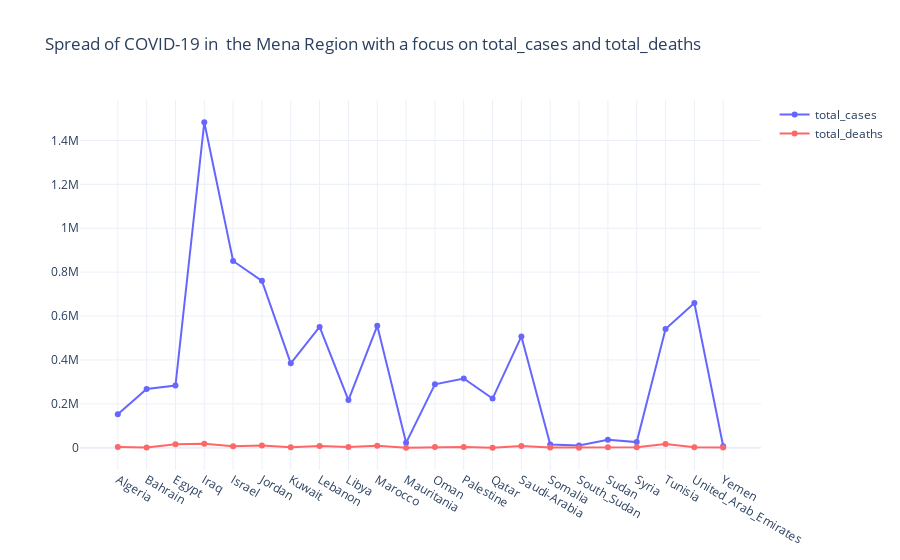

The notebook cell saved with this chart:
### Markdown cell above
For this Part of our Data Analysis, We figure out the max value for total_cases and total_deaths (last value updated from the MER-CountriesCOVID Dataset). Through this data, we plot lines to distinguish between each country the number of total_cases, new_cases, total_deaths and new_deaths. This estimation is based on the max value for the last updated date!

### Code cell
import plotly.graph_objects as go
import warnings
warnings.filterwarnings("ignore")


covid_total = df.groupby(['iso_code'])[ 'total_cases','total_deaths'].max()
covid_total=covid_total.reset_index().sort_values('iso_code')

covid_total_new = df.groupby(['iso_code'])[ 'new_cases','new_deaths'].max()
covid_total_new=covid_total_new.reset_index().sort_values('iso_code')



x=[i for i in covid_total.iso_code ]
fig = go.Figure()
fig.update_layout(template='plotly_white')
fig.add_trace(go.Scatter(x=x, 
                         y=covid_total['total_cases'],
                         mode='lines+markers',
                         name='total_cases',
                         line=dict(color='rgb(102, 102, 255)', width=2)))
fig.add_trace(go.Scatter(x=x, 
                         y=covid_total['total_deaths'],
                         mode='lines+markers',
                         name='total_deaths',
                         line=dict(color='rgb(255, 102, 102)', width=2)))

fig.update_layout(
    title = 'Spread of COVID-19 in '+' the Mena Region'+' with a focus on total_cases and total_deaths',
    xaxis_tickformat = '%d %B (%a)<br>%Y'
)
fig.show()

### Figure 1 — Plotly figure (JSON) as saved in the notebook; plotly's stock layout.template omitted (floating-point values rounded to 4 significant figures)
{"data": [{"line": {"color": "rgb(102, 102, 255)", "width": 2}, "mode": "lines+markers", "name": "total_cases", "type": "scatter", "x": ["Algeria", "Bahrain", "Egypt", "Iraq", "Israel", "Jordan", "Kuwait", "Lebanon", "Libya", "Marocco", "Mauritania", "Oman", "Palestine", "Qatar", "Saudi-Arabia", "Somalia", "South_Sudan", "Sudan", "Syria", "Tunisia", "United_Arab_Emirates", "Yemen"], "y": [152210, 267796, 283636, 1483014, 850968, 760550, 384573, 550492, 217434, 555488, 22508, 289042, 315641, 224160, 507423, 15085, 10917, 36986, 25827, 540798, 659449, 6977]}, {"line": {"color": "rgb(255, 102, 102)", "width": 2}, "mode": "lines+markers", "name": "total_deaths", "type": "scatter", "x": ["Algeria", "Bahrain", "Egypt", "Iraq", "Israel", "Jordan", "Kuwait", "Lebanon", "Libya", "Marocco", "Mauritania", "Oman", "Palestine", "Qatar", "Saudi-Arabia", "Somalia", "South_Sudan", "Sudan", "Syria", "Tunisia", "United_Arab_Emirates", "Yemen"], "y": [3922, 1380, 16439, 17789, 6446, 9887, 2211, 7884, 3253, 9434, 508, 3498, 3587, 599, 8048, 781, 117, 2776, 1904, 17354, 1896, 1368]}], "layout": {"title": {"text": "Spread of COVID-19 in  the Mena Region with a focus on total_cases and total_deaths"}, "xaxis": {"tickformat": "%d %B (%a)<br>%Y"}}}
